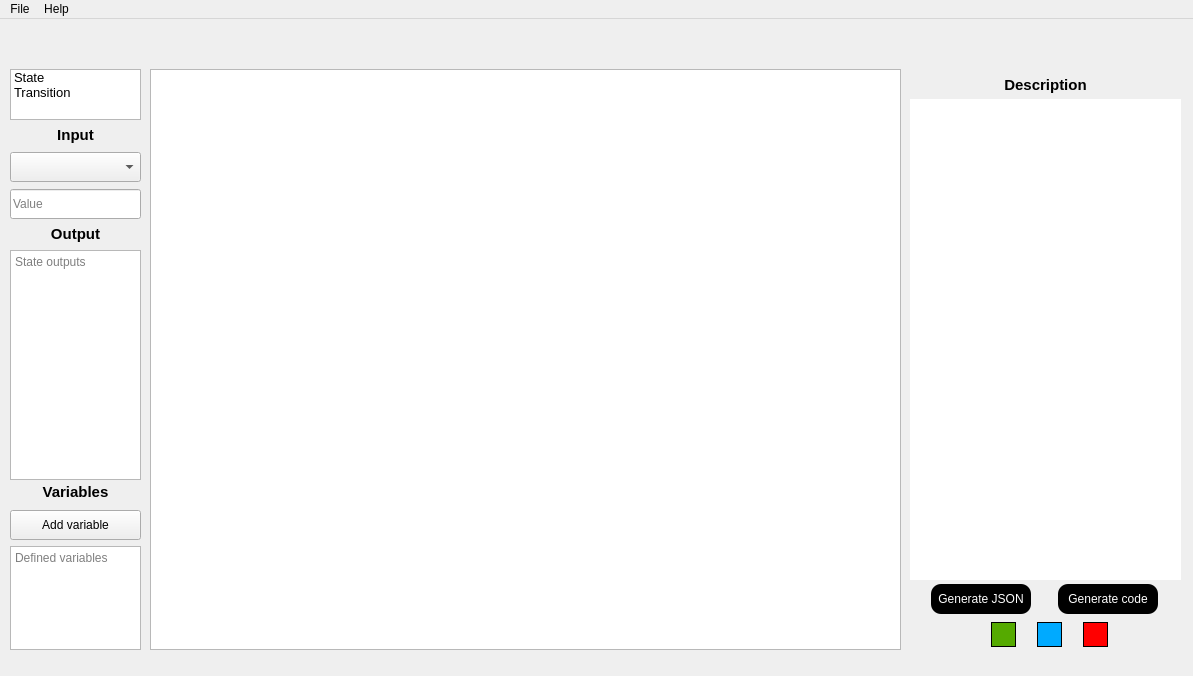
<?xml version="1.0" encoding="UTF-8"?>
<ui version="4.0">
 <class>MainWindow</class>
 <widget class="QMainWindow" name="MainWindow">
  <property name="geometry">
   <rect>
    <x>0</x>
    <y>0</y>
    <width>1193</width>
    <height>676</height>
   </rect>
  </property>
  <property name="sizePolicy">
   <sizepolicy hsizetype="Fixed" vsizetype="Fixed">
    <horstretch>0</horstretch>
    <verstretch>0</verstretch>
   </sizepolicy>
  </property>
  <property name="windowTitle">
   <string>MainWindow</string>
  </property>
  <widget class="QWidget" name="centralwidget">
   <widget class="QListWidget" name="addItemWidget">
    <property name="geometry">
     <rect>
      <x>10</x>
      <y>50</y>
      <width>131</width>
      <height>51</height>
     </rect>
    </property>
    <property name="font">
     <font>
      <family>MS Shell Dlg 2</family>
      <pointsize>9</pointsize>
      <weight>50</weight>
      <bold>false</bold>
      <underline>false</underline>
     </font>
    </property>
    <item>
     <property name="text">
      <string>State</string>
     </property>
     <property name="font">
      <font>
       <family>MS Shell Dlg 2</family>
       <pointsize>10</pointsize>
      </font>
     </property>
    </item>
    <item>
     <property name="text">
      <string>Transition</string>
     </property>
     <property name="font">
      <font>
       <family>MS Shell Dlg 2</family>
       <pointsize>10</pointsize>
      </font>
     </property>
    </item>
   </widget>
   <widget class="QWidget" name="controlWidget" native="true">
    <property name="geometry">
     <rect>
      <x>910</x>
      <y>600</y>
      <width>271</width>
      <height>31</height>
     </rect>
    </property>
    <property name="styleSheet">
     <string notr="true"/>
    </property>
    <widget class="QWidget" name="horizontalLayoutWidget">
     <property name="geometry">
      <rect>
       <x>70</x>
       <y>0</y>
       <width>141</width>
       <height>31</height>
      </rect>
     </property>
     <layout class="QHBoxLayout" name="horizontalLayout">
      <property name="spacing">
       <number>10</number>
      </property>
      <item>
       <widget class="QPushButton" name="startSimulation">
        <property name="minimumSize">
         <size>
          <width>0</width>
          <height>25</height>
         </size>
        </property>
        <property name="maximumSize">
         <size>
          <width>25</width>
          <height>16777215</height>
         </size>
        </property>
        <property name="autoFillBackground">
         <bool>false</bool>
        </property>
        <property name="styleSheet">
         <string notr="true">background-color: rgb(85, 170, 0);
image: url(:/playButton.png);
border: 1px solid rgb(0,0,0);</string>
        </property>
        <property name="text">
         <string/>
        </property>
        <property name="flat">
         <bool>false</bool>
        </property>
       </widget>
      </item>
      <item>
       <widget class="QPushButton" name="resetSimulation">
        <property name="minimumSize">
         <size>
          <width>25</width>
          <height>25</height>
         </size>
        </property>
        <property name="maximumSize">
         <size>
          <width>25</width>
          <height>16777215</height>
         </size>
        </property>
        <property name="styleSheet">
         <string notr="true">image: url(:/restartButton.png);
background-color: rgb(0, 170, 255);
border: 1px solid rgb(0,0,0);</string>
        </property>
        <property name="text">
         <string/>
        </property>
       </widget>
      </item>
      <item>
       <widget class="QPushButton" name="deleteButton">
        <property name="minimumSize">
         <size>
          <width>0</width>
          <height>25</height>
         </size>
        </property>
        <property name="maximumSize">
         <size>
          <width>25</width>
          <height>16777215</height>
         </size>
        </property>
        <property name="autoFillBackground">
         <bool>false</bool>
        </property>
        <property name="styleSheet">
         <string notr="true">background-color: rgb(255, 0, 0);
image: url(:/deleteButton.png);
border: 1px solid rgb(0,0,0);</string>
        </property>
        <property name="text">
         <string/>
        </property>
        <property name="flat">
         <bool>false</bool>
        </property>
       </widget>
      </item>
     </layout>
    </widget>
   </widget>
   <widget class="QGraphicsView" name="graphicsView">
    <property name="geometry">
     <rect>
      <x>150</x>
      <y>50</y>
      <width>751</width>
      <height>581</height>
     </rect>
    </property>
    <property name="minimumSize">
     <size>
      <width>670</width>
      <height>512</height>
     </size>
    </property>
    <property name="maximumSize">
     <size>
      <width>1000</width>
      <height>1000</height>
     </size>
    </property>
   </widget>
   <widget class="QPlainTextEdit" name="logText">
    <property name="geometry">
     <rect>
      <x>910</x>
      <y>80</y>
      <width>271</width>
      <height>481</height>
     </rect>
    </property>
    <property name="frameShape">
     <enum>QFrame::NoFrame</enum>
    </property>
    <property name="readOnly">
     <bool>true</bool>
    </property>
   </widget>
   <widget class="QLabel" name="logLabel">
    <property name="geometry">
     <rect>
      <x>910</x>
      <y>50</y>
      <width>271</width>
      <height>31</height>
     </rect>
    </property>
    <property name="font">
     <font>
      <pointsize>11</pointsize>
      <weight>75</weight>
      <bold>true</bold>
     </font>
    </property>
    <property name="frameShape">
     <enum>QFrame::NoFrame</enum>
    </property>
    <property name="text">
     <string>Description</string>
    </property>
    <property name="alignment">
     <set>Qt::AlignCenter</set>
    </property>
   </widget>
   <widget class="QLabel" name="nameDesc">
    <property name="geometry">
     <rect>
      <x>150</x>
      <y>25</y>
      <width>751</width>
      <height>21</height>
     </rect>
    </property>
    <property name="font">
     <font>
      <pointsize>12</pointsize>
      <weight>75</weight>
      <bold>true</bold>
     </font>
    </property>
    <property name="text">
     <string/>
    </property>
   </widget>
   <widget class="QWidget" name="verticalLayoutWidget">
    <property name="geometry">
     <rect>
      <x>10</x>
      <y>100</y>
      <width>131</width>
      <height>101</height>
     </rect>
    </property>
    <layout class="QVBoxLayout" name="verticalLayout">
     <item>
      <widget class="QLabel" name="inLabel">
       <property name="minimumSize">
        <size>
         <width>0</width>
         <height>25</height>
        </size>
       </property>
       <property name="maximumSize">
        <size>
         <width>16777215</width>
         <height>20</height>
        </size>
       </property>
       <property name="font">
        <font>
         <pointsize>11</pointsize>
         <weight>75</weight>
         <bold>true</bold>
        </font>
       </property>
       <property name="text">
        <string>Input</string>
       </property>
       <property name="alignment">
        <set>Qt::AlignCenter</set>
       </property>
      </widget>
     </item>
     <item>
      <widget class="QComboBox" name="inDropdown">
       <property name="maximumSize">
        <size>
         <width>16777215</width>
         <height>30</height>
        </size>
       </property>
       <property name="styleSheet">
        <string notr="true"/>
       </property>
      </widget>
     </item>
     <item>
      <widget class="QLineEdit" name="inValue">
       <property name="minimumSize">
        <size>
         <width>0</width>
         <height>0</height>
        </size>
       </property>
       <property name="maximumSize">
        <size>
         <width>16777215</width>
         <height>30</height>
        </size>
       </property>
       <property name="placeholderText">
        <string>Value</string>
       </property>
      </widget>
     </item>
    </layout>
   </widget>
   <widget class="QWidget" name="verticalLayoutWidget_2">
    <property name="geometry">
     <rect>
      <x>10</x>
      <y>200</y>
      <width>131</width>
      <height>261</height>
     </rect>
    </property>
    <layout class="QVBoxLayout" name="verticalLayout_2">
     <item>
      <widget class="QLabel" name="outLabel">
       <property name="minimumSize">
        <size>
         <width>0</width>
         <height>25</height>
        </size>
       </property>
       <property name="maximumSize">
        <size>
         <width>16777215</width>
         <height>20</height>
        </size>
       </property>
       <property name="font">
        <font>
         <pointsize>11</pointsize>
         <weight>75</weight>
         <bold>true</bold>
        </font>
       </property>
       <property name="text">
        <string>Output</string>
       </property>
       <property name="alignment">
        <set>Qt::AlignCenter</set>
       </property>
      </widget>
     </item>
     <item>
      <widget class="QPlainTextEdit" name="outValue">
       <property name="maximumSize">
        <size>
         <width>16777215</width>
         <height>270</height>
        </size>
       </property>
       <property name="acceptDrops">
        <bool>false</bool>
       </property>
       <property name="readOnly">
        <bool>true</bool>
       </property>
       <property name="placeholderText">
        <string>State outputs</string>
       </property>
      </widget>
     </item>
    </layout>
   </widget>
   <widget class="QWidget" name="verticalLayoutWidget_3">
    <property name="geometry">
     <rect>
      <x>10</x>
      <y>460</y>
      <width>131</width>
      <height>171</height>
     </rect>
    </property>
    <layout class="QVBoxLayout" name="verticalLayout_3">
     <item>
      <widget class="QLabel" name="varLabel">
       <property name="minimumSize">
        <size>
         <width>0</width>
         <height>25</height>
        </size>
       </property>
       <property name="maximumSize">
        <size>
         <width>16777215</width>
         <height>100</height>
        </size>
       </property>
       <property name="font">
        <font>
         <pointsize>11</pointsize>
         <weight>75</weight>
         <bold>true</bold>
        </font>
       </property>
       <property name="text">
        <string>Variables</string>
       </property>
       <property name="alignment">
        <set>Qt::AlignCenter</set>
       </property>
      </widget>
     </item>
     <item>
      <widget class="QPushButton" name="addVar">
       <property name="minimumSize">
        <size>
         <width>0</width>
         <height>30</height>
        </size>
       </property>
       <property name="maximumSize">
        <size>
         <width>16777215</width>
         <height>30</height>
        </size>
       </property>
       <property name="text">
        <string>Add variable</string>
       </property>
      </widget>
     </item>
     <item>
      <widget class="QPlainTextEdit" name="varValue">
       <property name="readOnly">
        <bool>true</bool>
       </property>
       <property name="placeholderText">
        <string>Defined variables</string>
       </property>
      </widget>
     </item>
    </layout>
   </widget>
   <widget class="QWidget" name="generateWidget" native="true">
    <property name="geometry">
     <rect>
      <x>910</x>
      <y>560</y>
      <width>271</width>
      <height>41</height>
     </rect>
    </property>
    <property name="styleSheet">
     <string notr="true"/>
    </property>
    <widget class="QWidget" name="horizontalLayoutWidget_2">
     <property name="geometry">
      <rect>
       <x>0</x>
       <y>0</y>
       <width>271</width>
       <height>41</height>
      </rect>
     </property>
     <layout class="QHBoxLayout" name="horizontalLayout_2">
      <item>
       <widget class="QPushButton" name="generateJson">
        <property name="sizePolicy">
         <sizepolicy hsizetype="Fixed" vsizetype="Fixed">
          <horstretch>0</horstretch>
          <verstretch>0</verstretch>
         </sizepolicy>
        </property>
        <property name="minimumSize">
         <size>
          <width>100</width>
          <height>0</height>
         </size>
        </property>
        <property name="maximumSize">
         <size>
          <width>100</width>
          <height>30</height>
         </size>
        </property>
        <property name="styleSheet">
         <string notr="true">QPushButton {
    background-color: rgb(0, 0, 0);
    color: rgb(255, 255, 255);
	border-radius:10px;
}
QPushButton:hover {
    background-color: rgb(105, 105, 105);
    color: rgb(0, 0, 0);
}</string>
        </property>
        <property name="text">
         <string>Generate JSON</string>
        </property>
       </widget>
      </item>
      <item>
       <widget class="QPushButton" name="generateCode">
        <property name="sizePolicy">
         <sizepolicy hsizetype="Fixed" vsizetype="Fixed">
          <horstretch>0</horstretch>
          <verstretch>0</verstretch>
         </sizepolicy>
        </property>
        <property name="minimumSize">
         <size>
          <width>100</width>
          <height>0</height>
         </size>
        </property>
        <property name="maximumSize">
         <size>
          <width>100</width>
          <height>30</height>
         </size>
        </property>
        <property name="styleSheet">
         <string notr="true">QPushButton {
    background-color: rgb(0, 0, 0);
    color: rgb(255, 255, 255);
	border-radius:10px;
}
QPushButton:hover {
    background-color: rgb(105, 105, 105);
    color: rgb(0, 0, 0);
}</string>
        </property>
        <property name="text">
         <string>Generate code</string>
        </property>
       </widget>
      </item>
     </layout>
    </widget>
   </widget>
  </widget>
  <widget class="QMenuBar" name="menuBar">
   <property name="geometry">
    <rect>
     <x>0</x>
     <y>0</y>
     <width>1193</width>
     <height>20</height>
    </rect>
   </property>
   <widget class="QMenu" name="menuFile">
    <property name="title">
     <string>File</string>
    </property>
    <addaction name="menuNew"/>
    <addaction name="menuSave"/>
    <addaction name="menuGenerate"/>
    <addaction name="separator"/>
    <addaction name="menuQuit"/>
   </widget>
   <widget class="QMenu" name="menuHelp">
    <property name="title">
     <string>Help</string>
    </property>
    <addaction name="menuHelp_2"/>
   </widget>
   <addaction name="menuFile"/>
   <addaction name="menuHelp"/>
  </widget>
  <action name="actionSave">
   <property name="text">
    <string>Save</string>
   </property>
  </action>
  <action name="actionLoad">
   <property name="text">
    <string>Load</string>
   </property>
  </action>
  <action name="actionExit">
   <property name="text">
    <string>Exit</string>
   </property>
  </action>
  <action name="menuGen">
   <property name="text">
    <string>Generate</string>
   </property>
  </action>
  <action name="menuExit">
   <property name="text">
    <string>Exit</string>
   </property>
  </action>
  <action name="actionFad">
   <property name="text">
    <string>Fad</string>
   </property>
  </action>
  <action name="actionafa">
   <property name="text">
    <string>afa</string>
   </property>
  </action>
  <action name="actionafs">
   <property name="text">
    <string>afs</string>
   </property>
  </action>
  <action name="actionSave_2">
   <property name="text">
    <string>Save</string>
   </property>
  </action>
  <action name="actionGenerate">
   <property name="text">
    <string>Generate</string>
   </property>
  </action>
  <action name="actionExit_2">
   <property name="text">
    <string>Exit</string>
   </property>
  </action>
  <action name="actionNew">
   <property name="text">
    <string>New</string>
   </property>
   <property name="shortcut">
    <string>Ctrl+N</string>
   </property>
   <property name="shortcutContext">
    <enum>Qt::ApplicationShortcut</enum>
   </property>
   <property name="iconVisibleInMenu">
    <bool>true</bool>
   </property>
  </action>
  <action name="actionSave_3">
   <property name="text">
    <string>Save</string>
   </property>
   <property name="shortcut">
    <string>Ctrl+S</string>
   </property>
  </action>
  <action name="actionGenerate_2">
   <property name="text">
    <string>Generate</string>
   </property>
   <property name="shortcut">
    <string>Ctrl+G</string>
   </property>
  </action>
  <action name="actionExit_3">
   <property name="text">
    <string>Quit</string>
   </property>
   <property name="shortcut">
    <string>Ctrl+Q</string>
   </property>
  </action>
  <action name="actionHelp">
   <property name="text">
    <string>Help</string>
   </property>
   <property name="shortcut">
    <string>F1</string>
   </property>
  </action>
  <action name="actionNew_2">
   <property name="text">
    <string>New</string>
   </property>
  </action>
  <action name="menuNew">
   <property name="text">
    <string>New</string>
   </property>
   <property name="shortcut">
    <string>Ctrl+N</string>
   </property>
  </action>
  <action name="menuSave">
   <property name="text">
    <string>Save</string>
   </property>
   <property name="shortcut">
    <string>Ctrl+S</string>
   </property>
  </action>
  <action name="menuGenerate">
   <property name="text">
    <string>Generate</string>
   </property>
   <property name="shortcut">
    <string>Ctrl+G</string>
   </property>
  </action>
  <action name="menuQuit">
   <property name="text">
    <string>Quit</string>
   </property>
   <property name="shortcut">
    <string>Ctrl+Q</string>
   </property>
  </action>
  <action name="menuHelp_2">
   <property name="text">
    <string>Help</string>
   </property>
   <property name="shortcut">
    <string>F1</string>
   </property>
  </action>
  <action name="menuOpen">
   <property name="text">
    <string>Open</string>
   </property>
   <property name="shortcut">
    <string>Ctrl+O</string>
   </property>
  </action>
 </widget>
 <resources/>
 <connections/>
</ui>
